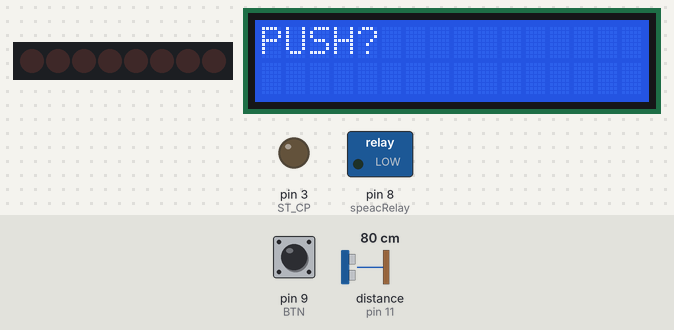
This sketch was run on a simulated Arduino Uno, built with avr-gcc and run on an emulated ATmega328P. Shown: 8 shift-register outputs drawn as a row of LEDs (first output left, lit = HIGH), 16×2 character LCD, switched loads named in the sketch (green lamp = pin HIGH), output pins drawn as LEDs (lit = HIGH). Wiring (inferred from the names in the program): ultrasonic range finder: trigger pin 10; echo pin 11; shift register (74HC595): data pin 2; shift clock pin 4. Wiring (inferred from the signals the program sends): row of LEDs: on Q0, Q1, Q2, Q3, Q4, Q5, Q6, Q7. The inputs (shaded band) are chosen by the test bench; at power-on: distance to the obstacle (sensor on pin 11) 80 cm, pin 9 (BTN) LOW. The echo pulse lasts 58.3 µs per cm; the local clock reads 2024-03-15 10:24:30 at power-on unless the sketch sets it; pins used as bus, display or sensor lines are not drawn; what the sketch prints to the serial monitor is not drawn.

Above: at 1.2 s.
1.3 s: distance to the obstacle (sensor on pin 11) set to 22 cm
2.8 s: distance to the obstacle (sensor on pin 11) set to 19 cm
At 3.8 s:
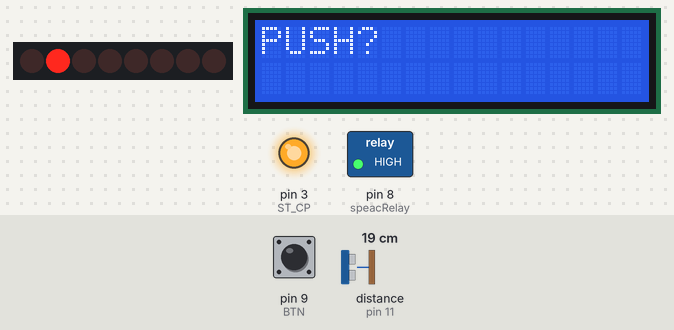
Timing chart, 0 to 5.8 s (numbered marks = the images above; inputs shaded):
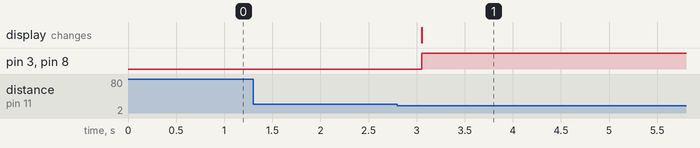

Measured:
- the behaviour switches between 21 and 20 cm on distance to the obstacle (sensor on pin 11) (found by bisection; images 0 and 1)
- after the input at 1.3 s, every drawn part: stays the same
- after the input at 2.8 s, pin 3 (ST_CP), pin 8 (speacRelay): LOW → HIGH after 0.25 s; the display: changes after 0.25 s (image 1)

The sketch:

arduinoMQTT.ino
```cpp
// G my_proj

/*
   TimeRTC.pde
   example code illustrating Time library with Real Time Clock.
   pwm -  5, 6 : 9, 10 : 11  13

	Timer0 - используется millis (), micros (), delay () и ШИМ на пинах 5 и 6
	Timer1 - используется для Servo, библиотеки WaveHC и ШИМ на пинах 9 и 10
	Timer2 - используется Tone и ШИМ на пинах 11 и 13

*/
#include <Ultrasonic.h>  //Дальнометр SR04
#include <TimeLib.h>
#include <Wire.h>
#include <DS1307RTC.h>  // a basic DS1307 library that returns time as a time_t
#include <PCF8574.h>  // Расширитель портов
#include "IRremote.h"
#include <DHT.h>
//#include <avr/pgmspace.h> // ДлЯ Progem запись во флэш
#include <Time.h>

#include <LiquidCrystal_I2C.h>
LiquidCrystal_I2C lcd(0x21,16,2);

//КОНСТАНТЫ
#define DHTPIN 6
#define DHTTYPE           DHT11
//#define btnSpeac      2
#define BTN      9
//#define micD      7
#define sr04Trig  10
#define sr04Echo  11
Ultrasonic ultrasonic(sr04Trig, sr04Echo);

//74HC595
#define DS  2
#define ST_CP  3
#define SH_CP  4

#define speacRelay      8
//#define micLamp      3

//Инфрокарсный пульт
IRrecv irrecv(7);
decode_results results;
//RGB светодиод
//#define redPin  10
//#define greenPin  13
//#define bluePin  9


const int btns = A0;   //496, 333, ,249, 199, 165
const int sensTherm = A2;
const int sensLight = A3;


int TempBtn=0;
int tempBtns;
int tempTherm;
int sensorValue = 0;
int val;
int myInts[10];
int counter = 0;
int counterSr04 = 0;
char ch = 0;
byte registers = 0b00000000;
String str = "";
byte  strKey = 0;
String strAdr = " ";
String strVal = " ";
 //Ultrasonic ultrasonic(sr04Trig, sr04Echo);


//Драйвер двигателя
/*int IN1 = 5;
int IN2 = 6;
int EN1 = 9;*/


/*byte path[3]= {
  B01111111,
  B10111111,
  B11011111
  };*/

  //Rgb светодиод
/*const int RedPin = 1;
const int GreenPin = 2;
const int BluePin = 3;
int redPin = 5;
int greenPin = 6;
int bluePin = 9;*/

String redNum;
String greenNum;
String blueNum;
 byte color[][3]  = {
	{119, 221, 231},
	{227, 38, 54},
	{153, 102, 204},
	{106, 90, 205},
	{0, 49, 83},
	{119, 221, 231},
	{176, 63, 53},
	{175, 238, 238},
	{152, 251, 152},
	{255, 220, 51},
	{42, 141, 156},
	{0, 155, 118},
	{144, 0, 32},
	{248, 23, 62}
  };
  int collorRow = sizeof(color) /3; //Кол-во строк массива, 3 столбца
bool isTimeSet = false; //флаг, указывающий на то, была ли уже задана дата


int tp1,tp2,tp3 = 0;
byte varIrc = 0;


DHT dht(DHTPIN, DHTTYPE);
uint32_t delayMS;


PCF8574 expander;  //Расширитель портов
void setup()
{
	//LCD
	lcd.init();
	lcd.backlight();// Включаем подсветку дисплея
	lcd.print("PUSH?");
	//Конец LCD
	pinMode(sr04Trig, OUTPUT);
	pinMode(sr04Echo, INPUT);
	//Serial.begin(115200);
	Serial.begin(115200);
	Serial.println("Start");

	//Расширитель портов
	expander.begin(0x20);
	expander.pinMode(0, INPUT);
	expander.pullDown(0);
	expander.pinMode(1, INPUT);
	expander.pullDown(1);
	expander.pinMode(2, INPUT);
	expander.pullDown(3);


	//pinMode(btnSpeac, INPUT);   //а 2й – входом
	//pinMode(btn, INPUT);   //а 3й – входом
	pinMode(BTN, INPUT);   //а 9й – входом кнопкиъ

	pinMode(speacRelay, OUTPUT);  //8й вывод будет выходом
	digitalWrite(speacRelay, LOW);

	//pinMode(micLamp, OUTPUT);  //9й вывод будет выходом
	// digitalWrite(micLamp, LOW);


	//устанавливаем режим OUTPUT 74HC595
	pinMode(ST_CP, OUTPUT);
	pinMode(SH_CP, OUTPUT);
	pinMode(DS, OUTPUT);


	// время
	while (!Serial) ; // Только для платы Leonardo
	setSyncProvider(RTC.get);   // получаем время с RTC
	if (timeStatus() != timeSet)
	Serial.println("Unable to sync with the RTC"); //синхронизация не удаласть
	else
	Serial.println("RTC has set the system time");

	dht.begin();

}

void loop()
{
	// считываем порт с расширителя портов
	byte pcf_val4 = expander.digitalRead(4);
	Serial.println(pcf_val4, DEC);

	sendToMQTT ();
	delay(1);
	float dist_cm=120;
	if (counterSr04==0)
	{
		dist_cm = ultrasonic.Ranging(1);       // get distance
		delay(100);
		if (dist_cm < 20)
		{
			dist_cm = ultrasonic.Ranging(1);
		}
	}
	//Serial.println(dist_cm);
	// Проверяем условия по включению светодиода
	if (digitalRead(BTN)==HIGH || dist_cm<20)
	{
		delay(50);
		TempBtn=!TempBtn;
		setRegShift(1, TempBtn);
		digitalWrite(speacRelay, HIGH);
		Serial.println("/hall/lamp@"+String(TempBtn)+"%");
		Serial.println(String(dist_cm));
		while(digitalRead(BTN) == HIGH || dist_cm < 20)
		{
			dist_cm = ultrasonic.Ranging(1);
			delay(5);
		}
		delay(40);
		counterSr04=2000;
	}

	// Делаем задержку на передачу дистанции, примерно в 2 секунды
	if (counterSr04!=0)
	{
		counterSr04--;
	}

	//Вывод данных 5000 - 20 минут
	if (counter == 5000)
	{
		counter = 0;
		Serial.println("/hall/sensTherm@"+String(float(Thermister(analogRead(sensTherm))),1)+"%");
		Serial.println("/hall/sensLight@"+String(float(analogRead(sensLight)),1)+"%");
		Serial.println("/hall/timeEsp@"+digitalClockDisplay()+"%");
		//delay(5);
		val = !digitalRead(speacRelay);

		//Считываем влажность и температуру
		float h = dht.readHumidity();
		float t = dht.readTemperature();

		// Проверка удачно прошло ли считывание влажности и температуры
		if (isnan(h) || isnan(t))
		{
			Serial.println("/hall/dht11@off%");
			return;
		}

		Serial.println("/hall/dht11t@"+String(t)+"%");
		Serial.println("/hall/dht11h@"+String(h)+"%");


	}
	counter++;
}

//*********************************************************************************************
//***************************************ФУНКЦИИ***********************************************
//*********************************************************************************************


void sendToMQTT ()
{
	 while (Serial.available() > 0)
  {
	delay(1);
    ch = Serial.read();
	if (ch == '@')
	{
		strKey = 1;
		continue;
	}
	if (ch == '%')
	{
		strKey = 1;
		break;
	}

	if (strKey == 0)
		strAdr += ch;
	else
		strVal += ch;
  }
  strAdr.trim();
  strVal.trim();
  //Если получены какие-то данные с ЕСП
  if (strAdr != "" || strVal != "" )
  {
	  //Serial.println(strAdr+strVal);
	  if (strAdr=="/hall/light")
	  digitalWrite(speacRelay, !strVal.toInt()); //

	//Сдвиговый регистр
	String tempStrAdr = strAdr.substring(0, strAdr.length()-1);

	if (tempStrAdr = "/hall/shiftReg")
	{
		String lastStrAdr = strAdr.substring(strAdr.length()-1);
		setRegShift(lastStrAdr.toInt(), strVal.toInt());
	}

	if (strAdr=="/hall/lamp"){
		setRegShift(1, TempBtn);
	}
	/*char strAdrBuf[25];
	char strValBuf[10];
	strAdr.toCharArray(strAdrBuf, 25);
	strVal.toCharArray(strValBuf, 10);
    client.publish(strAdrBuf, strValBuf);*/
    strAdr = " "; //Сброс переменных
	strVal = " ";
	strKey = 0;
  }
}
//Термистор
double Thermister(int RawADC) {
	double Temp;
	Temp = log(((10240000/RawADC) - 10000));
	Temp = 1 / (0.001129148 + (0.000234125 + (0.0000000876741 * Temp * Temp ))* Temp );
	Temp = Temp - 273.15;		// Kelvin to Celcius
	//Temp = (Temp * 9.0)/ 5.0 + 32.0;		// 1 способ Convert Celcius to Fahrenheit
	//Temp = (Temp * 1.8) + 32.0;		// 2 способ Convert Celcius to Fahrenheit
	return Temp;
}
//Вывод часов
String digitalClockDisplay() {
	String clockTemp = "";
  // digital clock display of the time
  /*Serial.print(hour());
  //printDigits(hour());
  printDigits(minute());
  printDigits(second());
  Serial.print(" ");
  Serial.print(day());
  Serial.print(" ");
  Serial.print(month());
  Serial.print(" ");
  Serial.print(year());
  Serial.println();*/
  //delay(1000);
  return clockTemp = String(hour())+printDigits(minute())+printDigits(second());
}

String printDigits(int num) {
	String a =":";
  // utility function for digital clock display: prints preceding colon and leading 0
  //Serial.print(":");
  if (num < 10)
    //Serial.print('0');
	a+="0";
	 return a+=String(num);
 // Serial.print(num);
}
/*void convertDigits(String digits) {
  // utility function for digital clock display: prints preceding colon and leading 0
  Serial.print(":");
  if (digits < 10)
    Serial.print('0');
  Serial.print(digits);
}*/
//Установить бит в сдвиговый регистр
void setRegShift(int num, int val)
{
	bitWrite(registers, num,val);
	regShift(registers);

	/*if (bitRead(registers,num))
	{
		bitWrite(registers, num,0);
		regShift(registers);
		Serial.println("/hall/RegShift"+String(num)+"@1%");
	}
	else
	{
		bitWrite(registers, num,1);
		regShift(registers);
		Serial.println("/hall/RegShift"+String(num)+"@0%");
	}*/

	//Serial.println(analogRead(btns));
    //delay(400);

}
//Сдвиг через сдвиговый регистр 74HC595
void regShift (byte a){
	digitalWrite(ST_CP, LOW);
    shiftOut(DS, SH_CP, MSBFIRST, a);
    digitalWrite(ST_CP, HIGH);
	//Serial.print("------");
	//Serial.println(a);
}

//void setColor(int red, int green, int blue)

/*void setColor(int i)

{
	analogWrite(redPin, color[i][0]);
	analogWrite(greenPin, color[i][1]);
	analogWrite(bluePin, color[i][2]);


	Serial.println(String(i,DEC));
	Serial.println(String(color[i][0], DEC) + " "+String(color[i][1], DEC)+" "+String(color[i][2], DEC));
	Serial.println(String(collorRow+99, DEC));
	Serial.println(" ");

}*/

/*void readColor ()
{
	if (Serial.available() > 0) {  //если есть доступные данные
        // считываем байт
		str="";
		redNum = "";
		greenNum ="";
		redNum = "";
        str = Serial.read();
		redNum = str.substring(1,3);
		greenNum = str.substring(3,6);
		redNum = str.substring(6,8);

		//Serial.println(redNum);
		//Serial.println(greenNum);
		//Serial.println(redNum);
		//String stringOne =  String(color[1][1], DEC);
		//Serial.println(String(color[1][1], DEC)); // Вязть данные из двумерного массива и конвертировать в строку
		//Serial.println(String((color[1][1])byteArray));
	}

}*/


void checkTime ()
{
	  if (timeStatus() == timeSet)
  {
    /*if (digitalRead(btn) == HIGH)
	{
      //digitalClockDisplay();
    }*/
    if (hour() == 6 and minute() == 45 and digitalRead(5) == 1)
	{
      digitalWrite(speacRelay, LOW);
    }

  }
  else
  {
    Serial.println("The time has not been set.  Please run the Time");
    Serial.println("TimeRTCSet example, or DS1307RTC SetTime example.");
    Serial.println();
    delay(4000);
  }
}


//Работы с цифровым сигналом, кнопка
	 //digitalWrite(relay1, !digitalRead(relay1));
	/*if (digitalRead(relay1))
		Serial.println("/home/hall/ard1relay1@1%");
	else
		Serial.println("/home/hall/ard1relay1@0%");*/
   // while (digitalRead(btnSpeac) == HIGH) //Ждать пока не отжмется кнопка


void setTimeFromFormatString(String time)
{
  //ДД.ММ.ГГ чч:мм:сс
  int day = time.substring(0, 2).toInt();
  int month = time.substring(3, 5).toInt();
  int year = time.substring(6, 8).toInt();
  int hours = time.substring(9, 11).toInt();
  int minutes = time.substring(12, 14).toInt();
  int seconds = time.substring(15, 17).toInt();
  TimeElements te;
  te.Second = seconds;
  te.Minute = minutes;
  te.Hour = hours;
  te.Day = day;
  te.Month = month;
  te.Year = year + 30; //год в библиотеке отсчитывается с 1970. Мы хотим с 2000
  time_t timeVal = makeTime(te);
  RTC.set(timeVal);
  setTime(timeVal);
}
```
